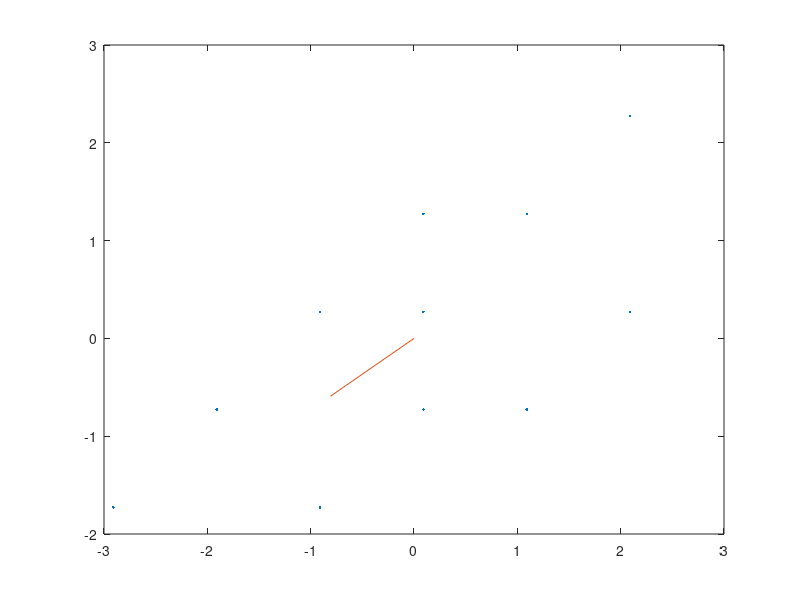

The MATLAB script that drew this image:
data = [ 2, 2; 
         4, 2; 
         3, 3; 
         5, 3; 
         6, 3; 
         4, 4; 
         5, 4; 
         7, 4; 
         5, 5; 
         6, 5; 
         7, 6];
     meanY = 0;
     meanX = 0;
     
     for n = 1:11
         meanX = meanX + data(n,1);
         meanY = meanY + data(n,2);
         
     end
     meanX = meanX/11;
     meanY = meanY/11;
     
     s = data;
     for n = 1:11
         s(n,1) = data(n,1)-meanX;
         s(n,2) = data(n,2)-meanY;
     end
     st = transpose(s);
     q = st*s;
     
     [V,D,W] = eig(q);
     x = [0 0];
     disp(s);

     qx = q(:,1);
     qy = q(:,2);
     
     plot(s(:,1),s(:,2),'.');
     hold on;
     plot([0 V(1,2)],[0 V(2,2)]);
     
     hold off;
     



     
     